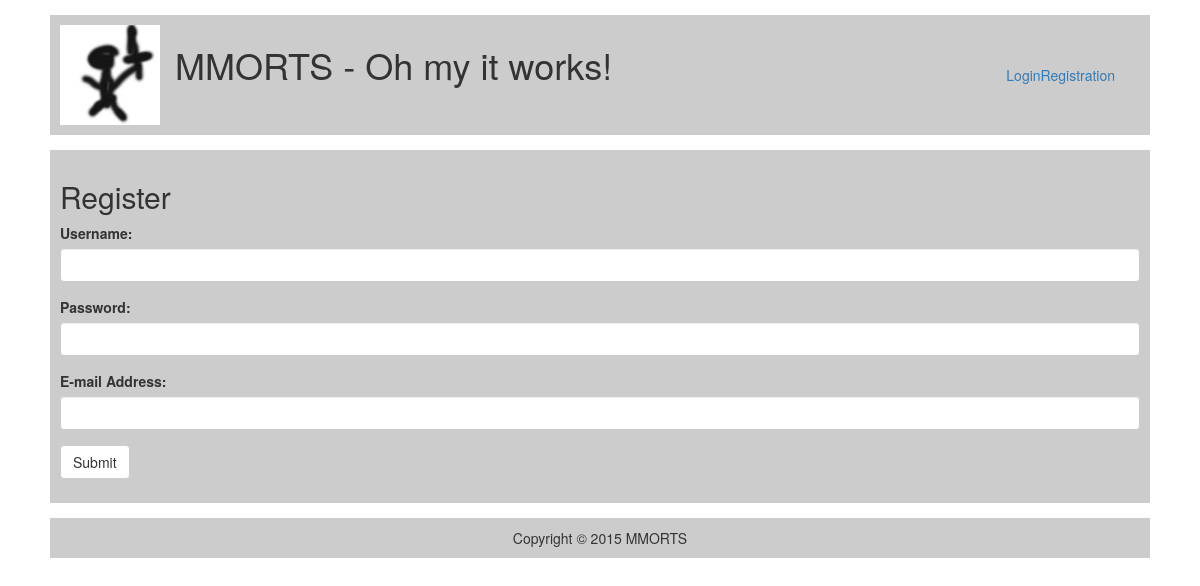
The app's page /index.php?page=register with its own data.
### tables this page shows
CREATE TABLE IF NOT EXISTS `configuration` (
  `id` int(11) NOT NULL AUTO_INCREMENT,
  `name` varchar(255) DEFAULT NULL,
  `seperator` varchar(3) DEFAULT NULL,
  `description` varchar(255) DEFAULT NULL,
  `maintenance` int(1) DEFAULT NULL,
  `logo` varchar(255) DEFAULT NULL,
  PRIMARY KEY (`id`),
  KEY `id` (`id`)
);

### system/config.php (called while the page is built, shortened)
<?php
	$dbserver 		= "localhost";
	$dbusername 	= "root";
	$dbpassword 	= "";
	$db 			= "mmorts";
	$conn = new mysqli($dbserver, $dbusername, $dbpassword, $db);
	if ($conn->connect_error)
	{
		die("Connection failed: ".$conn->connect_error);
	}
	else
	{
		$query = "SELECT name, seperator, description, maintenance, logo FROM configuration";
		$result = mysqli_query($conn, $query);
		$row = mysqli_fetch_assoc($result);
		$title 			= $row['name'];
		$seperator 		= $row['seperator'];
		$description 	= $row['description'];
		$logo 			= $row['logo'];
	}
?>

### system/includes.php (called while the page is built, shortened)
<?php
	require_once("system/config.php");
?>

### frontend/pages/register.php (the view, shortened to what this page needs)
<?php
	global $title;
	global $seperator;
	global $description;
	global $logo;
?>
<html>
	<head>
		<link rel="stylesheet" href="https://maxcdn.bootstrapcdn.com/font-awesome/4.4.0/css/font-awesome.min.css">
	    <link href="frontend/design/css/bootstrap.min.css" rel="stylesheet">
	    <link href="frontend/design/css/stylesheet.css" rel="stylesheet" type="text/css">
	</head>
	<body>
		<div class="wrapper">
			<?php require_once("frontend/templates/header.php"); ?>
			<div class="layer">
				<div class="content">
					<h2>Register</h2>
					<form role="form" action="backend/account/registration-handling.php" method="post">
						<div class="form-group">
							<label for="username">Username:</label>
							<input type="text" class="form-control" id="username" name="username" required>
						</div>
						<div class="form-group">
							<label for="password">Password:</label>
							<input type="password" class="form-control" id="password" name="password" required>
						</div>
						<div class="form-group">
							<label for="email">E-mail Address:</label>
							<input type="email" class="form-control" id="email" name="email" required>
						</div>
						<button type="submit" class="btn btn-default">Submit</button>
					</form>
				</div>
			</div>
			<?php require_once("frontend/templates/footer.php"); ?>
		</div>
	</body>
</html>

### frontend/templates/header.php
<div class="layer">
	<div class="header">
		<div class="logo">
			<a href="index.php?page=index"><img src="frontend/images/<?php echo $logo; ?>"/></a>
		</div>
		<div class="title">
			<h1><?php echo $title.$seperator.$description; ?></h1>
		</div>
		<?php
			require_once("frontend/templates/account-actions.php");
		?>
	</div>
</div>

### frontend/templates/footer.php
<div class="layer">
	<div class="footer">
		Copyright &copy; 2015 <?php echo $title; ?>
	</div>
</div>

### frontend/design/css/stylesheet.css (style rules this page uses)
.wrapper { width:1100px; margin: 0 auto; }
.layer { margin-top:15px; margin-bottom:15px; }
.header { background-color:#CCC; padding:10px; overflow:hidden; }
.logo { float:left; }
.title { float:left; margin-left:15px; }
.content { background-color:#CCC; padding:10px; }
.footer { background-color:#CCC; text-align:center; padding:10px; }

### records on screen
configuration: logo (picture), name "MMORTS", seperator "-", description "Oh my it works!"
